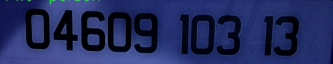
#> input picture matricule.jpg, 333 x 64 px
$ python b.py   (older library calls are emulated)
#> lines starting #> are read from the running program, lines starting #| are printed output that depends on the picture; after the words box and inside, x2 and y2 are one past the last pixel; in counts of white or black regions, pixels touching at a corner belong together
import cv2
img = cv2.imread('matricule.jpg', 0)
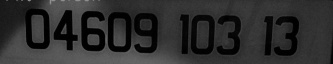
#> img: shape (64, 333); min 0, max 146, mean 46.1
cv2.threshold(img,0,255,cv2.THRESH_BINARY+cv2.THRESH_OTSU,img)
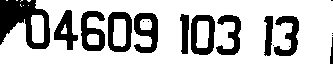
#> img: shape (64, 333); 73.3% white; 18 black regions (7 under 20 px)
image, contours, hier = cv2.findContours(img, cv2.RETR_EXTERNAL,cv2.CHAIN_APPROX_NONE)
#> contours = 9 contours, 7 with area under 20; largest, box (x1, y1, x2, y2) and area: (0, 0, 333, 64) 19077, (31, 15, 44, 43) 300
contours = sorted(contours, key=lambda ctr: cv2.boundingRect(ctr)[0])
cv2.imshow("contours", img)
cv2.waitKey(0)
d=0
for ctr in contours:
    # Get bounding box
    x, y, w, h = cv2.boundingRect(ctr)
    # Getting ROI
    roi = image[y:y+h, x:x+w]

    cv2.imshow('character: %d'%d,roi)
    cv2.imwrite('character_%d.png'%d, roi)
    cv2.waitKey(0)
    cv2.destroyAllWindows()
    d+=1
#> this loop made 9 passes
#> (ctr, x, y, w, h, roi) on passes 2 to 5: ([[6, 0], [7, 0]], 6, 0, 2, 1, [[255, 255]]), ([[16, 0], [17, 0]], 16, 0, 2, 1, [[255, 255]]), ([[20, 4], [20, 5], [21, 6], [20, 5]], 20, 4, 2, 3, [[255, 0], [255, 0], [0, 255]]), ([[21, 0], [20, 1], [21, 0], [22, 0]], 20, 0, 3, 2, [[0, 255, 255], [255, 0, 0]])
#> (x, y, w, h, roi) on passes 6 to 8: (23, 5, 1, 1, [255]), (27, 0, 4, 2, [[255, 255, 255, 255], [0, 255, 255, 0]]), (28, 5, 1, 1, [255])
#> after the loop, d = 9
